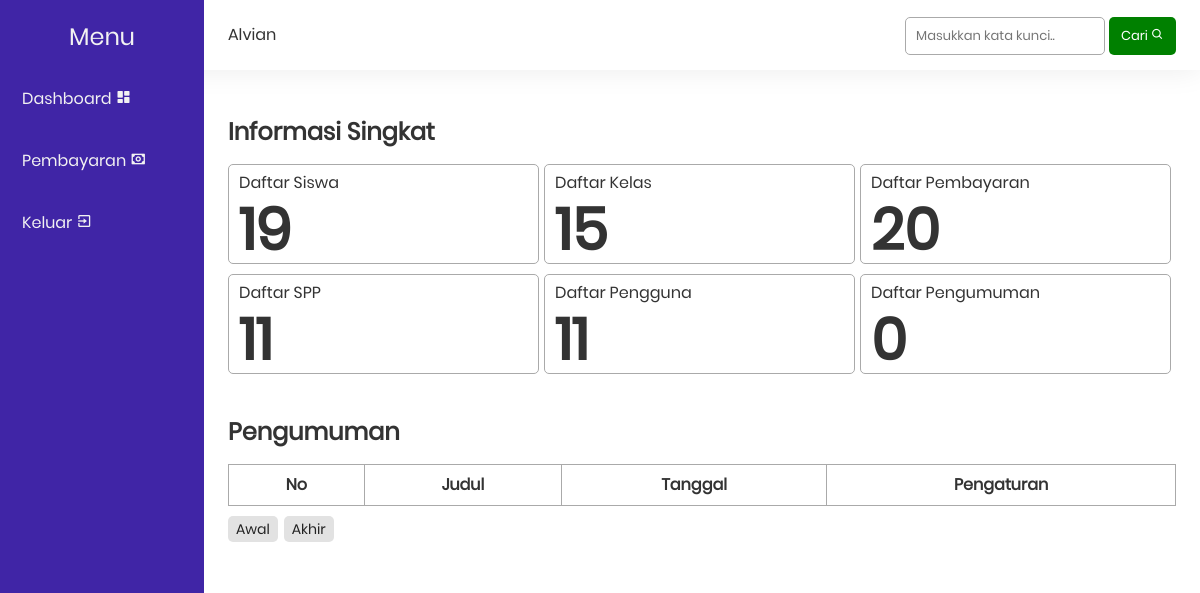
Page /officer.php (signed in) on the earlier database version.
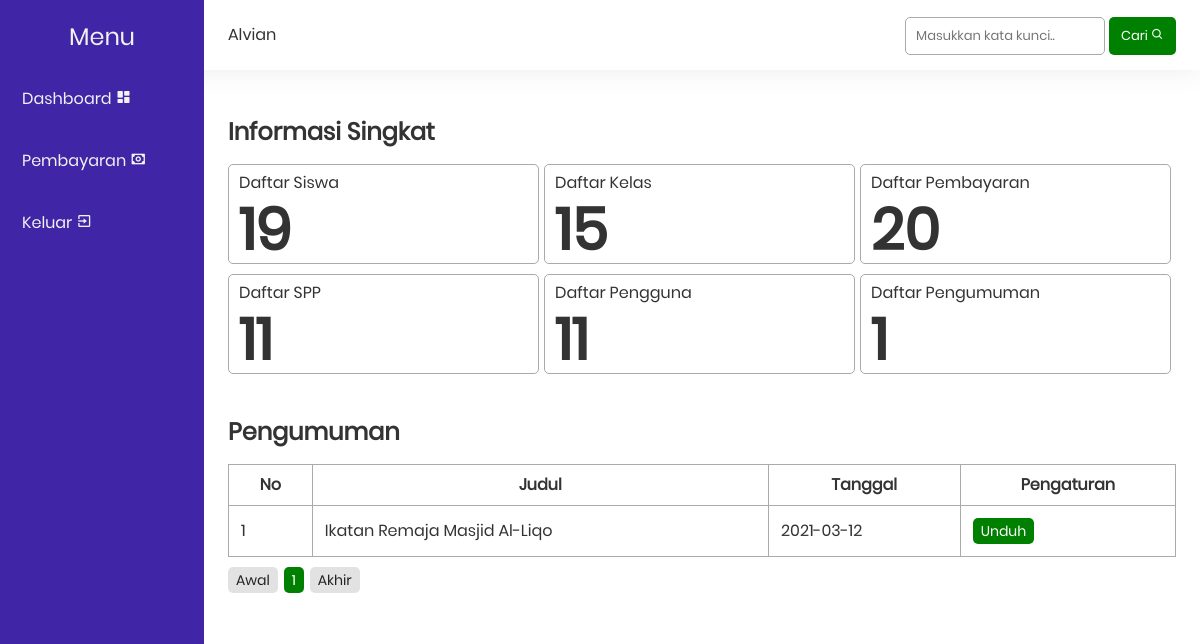
Same page on the later database version.
### tables this page shows
CREATE TABLE `pengumuman` (
  `id` int(11) NOT NULL,
  `judul` varchar(50) NOT NULL,
  `pembuka` text NOT NULL,
  `isi` text NOT NULL,
  `penutup` text NOT NULL,
  `tanggal` date NOT NULL
);

### functions.php (called while the page is built, shortened)
<?php
$conn = mysqli_connect("localhost", "root", "", "spp");
function query($query)
{
    global $conn;
    $result = mysqli_query($conn, $query);
    $rows = [];
    while ($row = mysqli_fetch_assoc($result)) {
        $rows[] = $row;
    }
    return $rows;
}
function queryPagination($query)
{
    global $conn;
    $result = mysqli_query($conn, $query);
    return mysqli_num_rows($result);
}
function startNumber($activePage, $link)
{
    return 1;
}
function endNumber($activePage, $link, $totalPage)
{
    return $totalPage;
}

### officer.php (the view, shortened to what this page needs)
<?php
include_once('pages/layout/navbar.php');
include_once('pages/layout/sidebar.php');
$siswa = query("SELECT * FROM siswa");
$pengguna = query("SELECT * FROM pengguna");
$kelas = query("SELECT * FROM kelas");
$pembayaran = query("SELECT * FROM pembayaran");
$spp = query("SELECT * FROM spp");
$totalPengumuman = query("SELECT * FROM pengumuman");
if (isset($_POST['search'])) {
    $keyword = $_POST['keyword'];
} else {
    $keyword = '';
}
$totalData = queryPagination("SELECT * FROM pengumuman
                                WHERE judul LIKE '%$keyword%' OR
                                    tanggal LIKE '%$keyword%'
                                ORDER BY tanggal DESC");
$limit = 10;
$totalPage = ceil($totalData / $limit);
$activePage = (isset($_GET['page'])) ? $_GET['page'] : 1;
$startData = ($activePage * $limit) - $limit;
$link = 2;
$startNumber = startNumber($activePage, $link);
$endNumber = endNumber($activePage, $link, $totalPage);
$pengumuman = mysqli_query($conn, "SELECT * FROM pengumuman
                                    WHERE judul LIKE '%$keyword%' OR
                                        tanggal LIKE '%$keyword%'
                                    ORDER BY tanggal DESC LIMIT $startData, $limit");
?>
<h2>Informasi Singkat</h2>
<section id="short">
    <a href="pages/student" class="card">
        Daftar Siswa
        <p class="total">
            <?= count($siswa); ?>
        </p>
    </a>
    <a href="pages/class" class="card">
        Daftar Kelas
        <p class="total">
            <?= count($kelas); ?>
        </p>
    </a>
    <a href="pages/payment" class="card">
        Daftar Pembayaran
        <p class="total">
            <?= count($pembayaran); ?>
        </p>
    </a>
</section>
<section id="short">
    <a href="pages/spp" class="card">
        Daftar SPP
        <p class="total">
            <?= count($spp); ?>
        </p>
    </a>
    <a href="pages/user" class="card">
        Daftar Pengguna
        <p class="total">
            <?= count($pengguna); ?>
        </p>
    </a>
    <a href="pages/announcement" class="card">
        Daftar Pengumuman
        <p class="total">
            <?= count($totalPengumuman); ?>
        </p>
    </a>
</section>
<br>
<h2>Pengumuman</h2>
<table class="table">
    <tr>
        <th>No</th>
        <th>Judul</th>
        <th>Tanggal</th>
        <th>Pengaturan</th>
    </tr>
    <?php $no = 1; ?>
    <?php foreach ($pengumuman as $p) : ?>
        <tr>
            <td><?= $no++ ?></td>
            <td><?= $p['judul'] ?></td>
            <td><?= $p['tanggal'] ?></td>
            <td>
                <a href="pdf.php?i=<?= $p['id']; ?>" class="badge green">Unduh</a>
            </td>
        </tr>
    <?php endforeach; ?>
</table>
<div class="pagination">
    <a href="?page=1" class="badge grey">Awal</a>
    <?php for ($i = $startNumber; $i <= $endNumber; $i++) : ?>
        <?php if ($i == $activePage) : ?>
            <a href="?page=<?= $i; ?>" class="badge green"><?= $i; ?></a>
        <?php else : ?>
            <a href="?page=<?= $i; ?>" class="badge grey"><?= $i; ?></a>
        <?php endif; ?>
    <?php endfor; ?>
    <a href="?page=<?= $totalPage; ?>" class="badge grey">Akhir</a>
</div>
<?php include_once('pages/layout/footer.php'); ?>

Differences in the rows shown:
added pengumuman: judul "Ikatan Remaja Masjid Al-Liqo", tanggal "2021-03-12"
Other differences:
count($totalPengumuman): "0" → "1"
new list line: "1"
